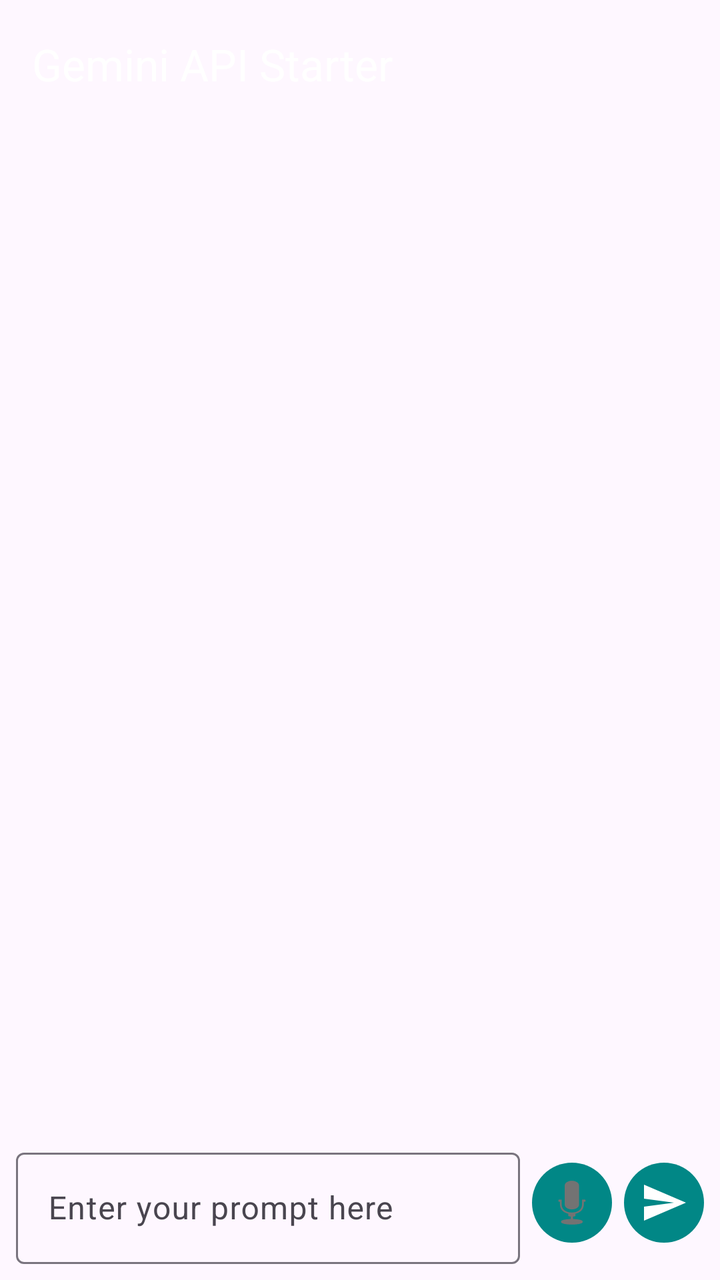
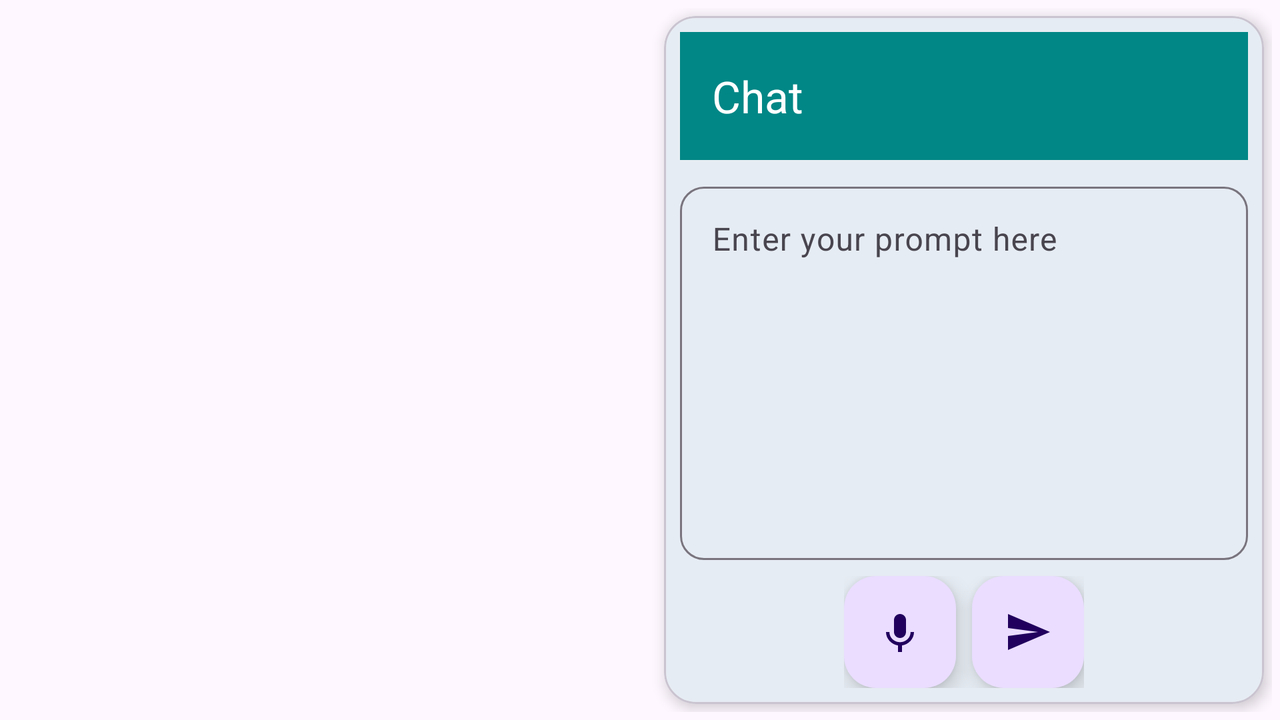

First picture: res/layout/ on a phone held upright. Second picture: the repository's own variant of that layout, on a device whose configuration matches the variant's folder. Source for both follows.
<!-- AndroidManifest.xml: application theme Theme.GeminiAPIStarter -->
<!-- res/layout/activity_main.xml -->
<?xml version="1.0" encoding="utf-8"?>
<androidx.constraintlayout.widget.ConstraintLayout xmlns:android="http://schemas.android.com/apk/res/android"
    xmlns:app="http://schemas.android.com/apk/res-auto"
    android:id="@+id/main"
    android:layout_width="match_parent"
    android:layout_height="match_parent">

    <com.google.android.material.appbar.MaterialToolbar
        android:id="@+id/toolbar"
        android:layout_width="0dp"
        android:layout_height="wrap_content"
        android:theme="@style/ThemeOverlay.Material3.Dark.ActionBar"
        app:title="@string/app_name"
        app:layout_constraintTop_toTopOf="parent"
        app:layout_constraintStart_toStartOf="parent"
        app:layout_constraintEnd_toEndOf="parent" />

    <androidx.recyclerview.widget.RecyclerView
        android:id="@+id/chatRecycler"
        android:layout_width="0dp"
        android:layout_height="0dp"
        android:overScrollMode="never"
        app:layoutManager="androidx.recyclerview.widget.LinearLayoutManager"
        app:layout_constraintTop_toBottomOf="@id/toolbar"
        app:layout_constraintBottom_toTopOf="@+id/inputRow"
        app:layout_constraintStart_toStartOf="parent"
        app:layout_constraintEnd_toEndOf="parent"/>

    <LinearLayout
        android:id="@+id/inputRow"
        android:layout_width="0dp"
        android:layout_height="wrap_content"
        android:orientation="horizontal"
        android:gravity="center_vertical"
        android:padding="8dp"
        app:layout_constraintBottom_toBottomOf="parent"
        app:layout_constraintStart_toStartOf="parent"
        app:layout_constraintEnd_toEndOf="parent">

        <com.google.android.material.textfield.TextInputLayout
            android:id="@+id/promptEditTextLayout"
            style="@style/Widget.Material3.TextInputLayout.OutlinedBox"
            android:layout_width="0dp"
            android:layout_height="wrap_content"
            android:layout_weight="1"
            android:hint="@string/enter_your_prompt_here">

            <com.google.android.material.textfield.TextInputEditText
                android:id="@+id/promptEditText"
                android:layout_width="match_parent"
                android:layout_height="wrap_content"
                android:imeOptions="actionSend"
                android:inputType="textMultiLine"
                android:maxLines="5"/>

        </com.google.android.material.textfield.TextInputLayout>

        <ImageButton
            android:id="@+id/micButton"
            android:layout_width="40dp"
            android:layout_height="40dp"
            android:layout_marginStart="6dp"
            android:background="@drawable/rounded_btn_bg"
            android:contentDescription="@string/app_name"
            android:src="@android:drawable/ic_btn_speak_now" />

        <ImageButton
            android:id="@+id/sendButton"
            android:layout_width="40dp"
            android:layout_height="40dp"
            android:layout_marginStart="6dp"
            android:background="@drawable/rounded_btn_bg"
            android:contentDescription="@string/app_name"
            android:src="@drawable/baseline_send_24" />

    </LinearLayout>

    <ProgressBar
        android:id="@+id/progressBar"
        style="?android:attr/progressBarStyle"
        android:layout_width="36dp"
        android:layout_height="36dp"
        android:visibility="gone"
        app:layout_constraintBottom_toTopOf="@id/inputRow"
        app:layout_constraintEnd_toEndOf="parent"/>

</androidx.constraintlayout.widget.ConstraintLayout>
<!-- resources referenced by this layout -->
<resources>
  <!-- drawable baseline_send_24 (drawable) -->
  <vector xmlns:android="http://schemas.android.com/apk/res/android"
      android:width="24dp"
      android:height="24dp"
      android:viewportWidth="24"
      android:viewportHeight="24"
      android:tint="@color/white">
      <path
          android:fillColor="@color/white"
          android:pathData="M2,21l21,-9L2,3v7l15,2 -15,2v7z"/>
  </vector>
  <!-- drawable rounded_btn_bg (drawable) -->
  <?xml version="1.0" encoding="utf-8"?>
  <shape xmlns:android="http://schemas.android.com/apk/res/android">
      <corners android:radius="20dp"/>
      <solid android:color="?attr/colorPrimary"/>
  </shape>
  <string name="app_name">Gemini API Starter</string>
  <string name="enter_your_prompt_here">Enter your prompt here</string>
  <style name="Theme.GeminiAPIStarter" parent="Base.Theme.GeminiAPIStarter" />
  <color name="white">#FFFFFFFF</color>
  <style name="Base.Theme.GeminiAPIStarter" parent="Theme.Material3.DayNight.NoActionBar">
          <item name="colorPrimary">@color/teal_700</item>
          <item name="colorSurfaceVariant">@color/surface_variant</item>
      </style>
  <!-- from res/values-night/ (not used when drawing this layout) -->
  <color name="teal_700">#03DAC5</color>
</resources>
<!-- res/layout-land/activity_main.xml (the repository's variant of the layout above) -->
<!-- drawn on the phone turned sideways -->
<?xml version="1.0" encoding="utf-8"?>
<LinearLayout xmlns:android="http://schemas.android.com/apk/res/android"
    xmlns:app="http://schemas.android.com/apk/res-auto"
    xmlns:tools="http://schemas.android.com/tools"
    android:id="@+id/main"
    android:layout_width="match_parent"
    android:layout_height="match_parent"
    android:orientation="horizontal"
    android:padding="4dp"
    tools:context=".MainActivity">

    
    <androidx.recyclerview.widget.RecyclerView
        android:id="@+id/chatRecyclerView"
        android:layout_width="0dp"
        android:layout_height="match_parent"
        android:layout_weight="1"
        android:padding="4dp"
        android:clipToPadding="false"
        android:scrollbars="vertical"
        android:scrollbarStyle="outsideOverlay"
        android:scrollbarThumbVertical="?attr/colorPrimary"
        android:scrollbarTrackVertical="?attr/colorSurfaceVariant"
        tools:listitem="@layout/item_chat_message" />

    
    <com.google.android.material.card.MaterialCardView
        android:layout_width="300dp"
        android:layout_height="match_parent"
        android:layout_margin="4dp"
        app:cardCornerRadius="16dp"
        app:cardElevation="4dp">

        <LinearLayout
            android:layout_width="match_parent"
            android:layout_height="match_parent"
            android:orientation="vertical"
            android:padding="8dp">

            
            <com.google.android.material.appbar.MaterialToolbar
                android:id="@+id/toolbar"
                android:layout_width="match_parent"
                android:layout_height="?attr/actionBarSize"
                android:background="?attr/colorPrimary"
                app:title="Chat"
                app:titleTextColor="?attr/colorOnPrimary" />

            <com.google.android.material.textfield.TextInputLayout
                android:id="@+id/promptEditTextLayout"
                style="@style/ThemeOverlay.Material3.TextInputEditText.OutlinedBox"
                android:layout_width="match_parent"
                android:layout_height="0dp"
                android:layout_weight="1"
                android:layout_marginTop="8dp"
                android:hint="@string/enter_your_prompt_here"
                app:boxCornerRadiusTopStart="12dp"
                app:boxCornerRadiusTopEnd="12dp"
                app:boxCornerRadiusBottomStart="12dp"
                app:boxCornerRadiusBottomEnd="12dp">

                <com.google.android.material.textfield.TextInputEditText
                    android:id="@+id/promptEditText"
                    android:layout_width="match_parent"
                    android:layout_height="match_parent"
                    android:gravity="top|start"
                    android:inputType="textMultiLine"
                    android:maxLines="10" />
            </com.google.android.material.textfield.TextInputLayout>

            <LinearLayout
                android:layout_width="wrap_content"
                android:layout_height="wrap_content"
                android:layout_gravity="center"
                android:layout_marginTop="8dp"
                android:orientation="horizontal">

                <com.google.android.material.floatingactionbutton.FloatingActionButton
                    android:id="@+id/voiceButton"
                    android:layout_width="wrap_content"
                    android:layout_height="wrap_content"
                    android:layout_marginEnd="8dp"
                    android:src="@drawable/baseline_mic_24"
                    app:fabSize="mini" />

                <com.google.android.material.floatingactionbutton.FloatingActionButton
                    android:id="@+id/sendButton"
                    android:layout_width="wrap_content"
                    android:layout_height="wrap_content"
                    android:src="@drawable/baseline_send_24"
                    app:fabSize="mini" />

            </LinearLayout>

            
            <ProgressBar
                android:id="@+id/progressBar"
                style="?android:attr/progressBarStyle"
                android:layout_width="wrap_content"
                android:layout_height="wrap_content"
                android:layout_gravity="center"
                android:layout_marginTop="8dp"
                android:visibility="gone" />

        </LinearLayout>

    </com.google.android.material.card.MaterialCardView>

</LinearLayout>
<!-- resources referenced by the variant -->
<!-- as the phone turned sideways resolves them -->
<resources>
  <!-- drawable baseline_mic_24 (drawable) -->
  <vector xmlns:android="http://schemas.android.com/apk/res/android" android:height="24dp" android:tint="#888888" android:viewportHeight="24" android:viewportWidth="24" android:width="24dp">
        
      <path android:fillColor="@android:color/darker_gray" android:pathData="M12,15c1.66,0 2.99,-1.34 2.99,-3L15,6c0,-1.66 -1.34,-3 -3,-3S9,4.34 9,6v6c0,1.66 1.34,3 3,3zM17.3,12c0,3 -2.54,5.1 -5.3,5.1S6.7,15 6.7,12L5,12c0,3.42 2.72,6.23 6,6.72L11,22h2v-3.28c3.28,-0.48 6,-3.3 6,-6.72h-1.7z"/>
      
  </vector>
  <!-- drawable baseline_send_24 (drawable) -->
  <vector xmlns:android="http://schemas.android.com/apk/res/android"
      android:width="24dp"
      android:height="24dp"
      android:viewportWidth="24"
      android:viewportHeight="24"
      android:tint="@color/white">
      <path
          android:fillColor="@color/white"
          android:pathData="M2,21l21,-9L2,3v7l15,2 -15,2v7z"/>
  </vector>
  <string name="enter_your_prompt_here">Enter your prompt here</string>
  <style name="Theme.GeminiAPIStarter" parent="Base.Theme.GeminiAPIStarter" />
  <color name="white">#FFFFFFFF</color>
  <style name="Base.Theme.GeminiAPIStarter" parent="Theme.Material3.DayNight.NoActionBar">
          <item name="colorPrimary">@color/teal_700</item>
          <item name="colorSurfaceVariant">@color/surface_variant</item>
      </style>
  <!-- from res/values-night/ (not used when drawing this layout) -->
  <color name="teal_700">#03DAC5</color>
</resources>
